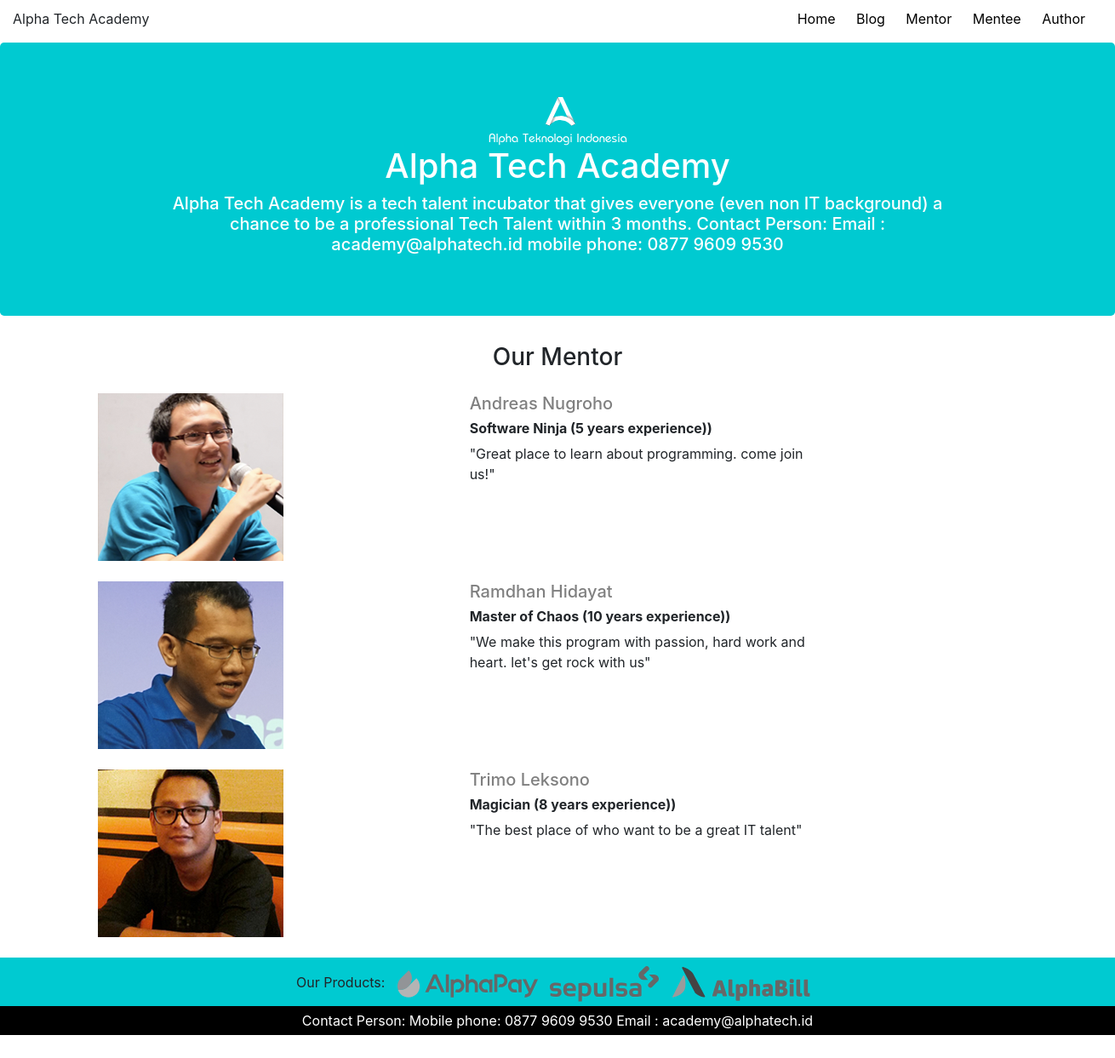
The app's page /mentor/ with its own data.
### mentor/models.py (models this page shows, shortened)
class mentor_model(models.Model):
    nama_mentor = models.TextField(max_length = 50)
    profession_mentor =  models.TextField(max_length = 50)
    quotes_mentor = models.TextField()
    foto_mentor = models.ImageField(upload_to= 'mentormedia')

### mentor/views.py (the view)
# urls.py: path('', views.db_mentor, name = 'mentor'),
def db_mentor(request): #dipake buat ke urls
    mentor = mentor_model.objects.all() #nama kelas dari model
    return render(request, "mentor/mentor.html", {"mentors":mentor})

### mentor/templates/mentor/mentor.html (shortened to what this page needs)
{% extends 'home/base.html' %}
{%load static%}
{% block content%}
<section style="margin-bottom: 50px;">
    <div>
        <h3 style="text-align: center; margin-bottom: 25px;">Our Mentor</h3>
    </div>
    {% for data in mentors %}
    <div class="container-fluid isian">
        <div class="row">
            <div class="col-md-4 col-sm-6 col-12">
                <div>
                    <img src= "{{data.foto_mentor.url}}" alt="">
                </div>
            </div>
            <div class="col-md-4 col-sm-6 col-12 parag">
                <div>
                    <div class="content-heading"><h5>{{data.nama_mentor}}</h5></div>
                    <h6 class="exper">{{data.profession_mentor}})</h6>
                    <p>{{data.quotes_mentor}}</p>
                </div>
            </div>
        </div>
    </div>
        <br/>
    {% endfor%}
{% endblock %}

### home/templates/home/base.html (shortened to what this page needs)
{%load static%}
<!DOCTYPE html>
<html>
<head>
    <link href="{% static 'css/bootstrap.min.css' %}" rel="stylesheet" >
    <link href="{% static 'css/home.css' %}" rel="stylesheet" >
</head>
<body>
    <navbar>
        <div class="navbarUtama" style="margin-top: 10px;">
            <div class="container-fluid">
                <div>
                    <div class="row">
                        <div class="col-6">
                            Alpha Tech Academy
                        </div>
                        <div class="col-6">
                            <ul>
                                <li><a href="{% url 'home' %}" class="currentLink" style="text-decoration:none">Home</a></li>
                                <li><a href="{% url 'blog' %}" style="text-decoration:none">Blog</a></li>
                                <li><a href="{% url 'mentor' %}" style="text-decoration:none">Mentor</a></li>
                                <li><a href="{% url 'mentee' %}" style="text-decoration:none">Mentee</a></li>
                                <li><a href="{% url 'author' %}" style="text-decoration:none">Author</a></li>
                            </ul>
                        </div>
                    </div>
                </div>
            </div>
        </div>
    </navbar>
    <div class="Jumbotron-Utama" style="color:white">
        <div class="jumbotron jumbotron-main" style="background-color: #00cad1;">
            <div class="container animated flipInX delay">
                <center>
                    <div>
                        <img src="{% static 'pict/alpha-logo.png' %}" alt="">
                    </div>
                    <div class="font-jumbotron">
                        <div>
                            <h1 class="h1editor">Alpha Tech Academy</h1>
                        </div>
                        <div>
                            <h5 style="padding-left: 70px;
                            padding-right: 70px;">
                                Alpha Tech Academy is a tech talent incubator that gives
                                everyone (even non IT background) a chance to be a professional
                                Tech Talent within 3 months. Contact Person: Email : academy@alphatech.id
                                mobile phone: 0877 9609 9530
                            </h5>
                        </div>
                    </div>
                </center>
            </div>
        </div>
    </div>
        {%block content%}
        {% endblock %}
    </body>
    <footer>
        <div class="logo">
            <span style="padding-right: 10px">Our Products: </span>
            <img class="logogrey" src="{% static 'pict/logo-grey-alphapay.png' %}" alt="">
            <img class="logogrey" src="{% static 'pict/logo-grey-sepulsa.png' %}" alt="">
            <img class="logogrey" src="{% static 'pict/logo-grey-alphabill.png' %}" alt="">
        </div>
        <div class="cp">
            <span>
                Contact Person: Mobile phone: 0877 9609 9530
                Email : academy@alphatech.id
            </span>
        </div>
    </footer>
</html>

### home/static/css/home.css (style rules this page uses)
ul { float: right; list-style: none; text-align: center; }
li { display: inline-block; padding-right: 20px; }
a { margin-right: 10%; color: black; text-decoration: none }
.logo { background-color:#00cad1; text-align: center; padding-bottom: 5px; padding-top: 10px; }
.logogrey { padding-right: 10px }
.cp { padding-top: 0px; padding-bottom: 0px; background-color: black; color: white; text-align: center; padding-top: 5px; padding-bottom: 5px; }
.isian { margin-left: 100px; }
.parag { margin-right: -50px; }
.content-heading { color: gray; }
.exper { font-weight: bold; }

### records on screen
mentor_model: foto_mentor (picture), nama_mentor "Andreas Nugroho", profession_mentor "Software Ninja (5 years experience)", quotes_mentor "\"Great place to learn about programming. come join us!\""
mentor_model: foto_mentor (picture), nama_mentor "Ramdhan Hidayat", profession_mentor "Master of Chaos (10 years experience)", quotes_mentor "\"We make this program with passion, hard work and heart. let's get rock with us\""
mentor_model: foto_mentor (picture), nama_mentor "Trimo Leksono", profession_mentor "Magician (8 years experience)", quotes_mentor "\"The best place of who want to be a great IT talent\""
